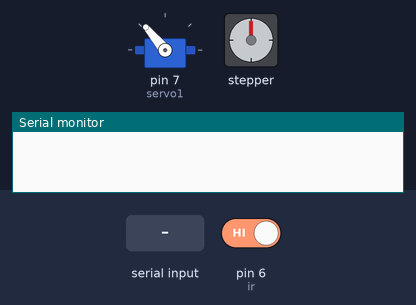
A sketch run on a simulated Arduino Uno, built with avr-gcc and run on an emulated ATmega328P. On the bench: servo, stepper motor, the last lines printed to the serial monitor. The test bench sets the inputs (shaded band); at power-on: pin 6 (ir) HIGH. Stepper angles assume 4096 steps per turn.

Above: at 7.1 s.
7.2 s: "metal\n" received over Serial
At 8.9 s:
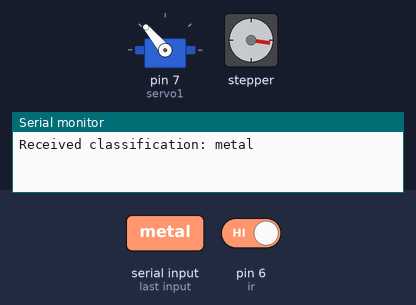
At 9.6 s:
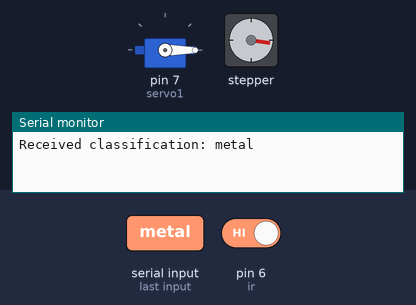
10.2 s: "plastic\n" received over Serial
13.2 s: pin 6 (ir) driven LOW
16.2 s: "organic\n" received over Serial
At 20.0 s:
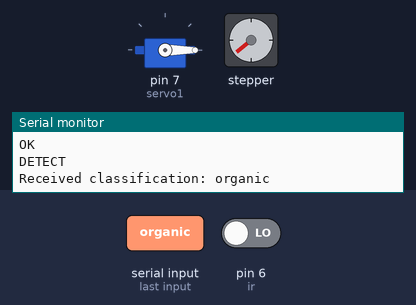
22.2 s: "metal\n" received over Serial
Timing chart, 0 to 26.2 s (numbered marks = the images above; inputs shaded):
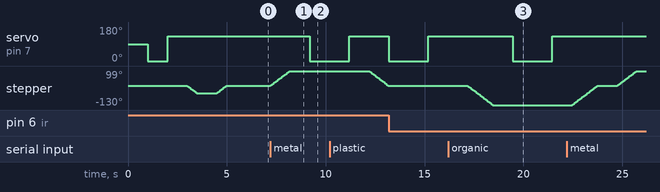

Measured:
- after the input at 7.2 s, servo on pin 7 (servo1): 130° → 0° after 2.0 s; stepper: turns 99° clockwise in 0.96 s, starting at once
- after the input at 16.2 s, servo on pin 7 (servo1): 130° → 0° after 3.3 s, → 130° 2.0 s later; stepper: turns 130° counter-clockwise in 1.3 s, starting after 0.98 s

The sketch:

arduino.ino
```cpp
#include <CheapStepper.h>
#include <Servo.h>

Servo servo1;
#define ir 6         // IR sensor pin

CheapStepper stepper(8, 9, 10, 11);  // Stepper motor pins

bool waitingForPython = false;

void setup() {
  Serial.begin(9600);
  pinMode(ir, INPUT);
  servo1.attach(7);
  stepper.setRpm(17);
  delay(1000);  // Give small break
  servo1.write(0);
  delay(1000);  // Give small break
  servo1.write(130);  // Start position
  delay(1000);  // Give small break
  stepper.moveDegreesCCW(50);
  delay(1000);  // Give small break
  stepper.moveDegreesCW(50);
  delay(1000);
}

void loop() {
  int irValue = digitalRead(ir);

  if (irValue == 0 && !waitingForPython) {  // Object detected
    Serial.println("DETECT");               // Notify Python
    waitingForPython = true;                // Prevent resending until processed
    delay(1000);  // debounce delay
  }

  // Wait for Python's classification
  if (Serial.available() > 0) {
    String classification = Serial.readStringUntil('\n');
    classification.trim();

    Serial.print("Received classification: ");
    Serial.println(classification);

    if (classification == "metal") {
      stepper.moveDegreesCW(100);  // Adjust degrees if needed
      delay(1000);
      dropItem();
      stepper.moveDegreesCCW(100);
    } else if (classification == "organic") {
      stepper.moveDegreesCCW(130);  // Adjust degrees if needed
      delay(1000);
      dropItem();
      stepper.moveDegreesCW(130);
    } else if (classification == "plastic") {
      dropItem();
    }

    Serial.println("OK");  // Notify Python that action is done
    waitingForPython = false;  // Ready for next detection
  }
}

void dropItem() {
  servo1.write(0);  // Open flap
  delay(2000);
  servo1.write(130);    // Close flap
  delay(1000);
}
```
